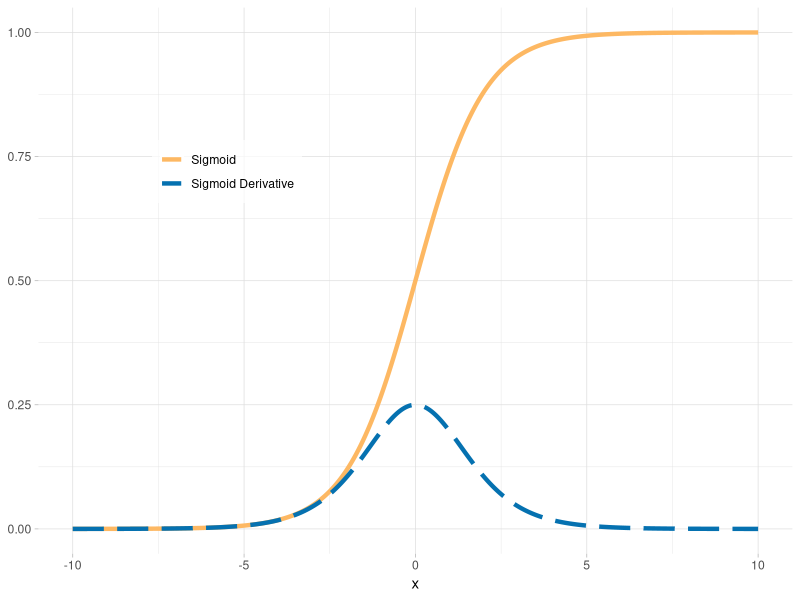
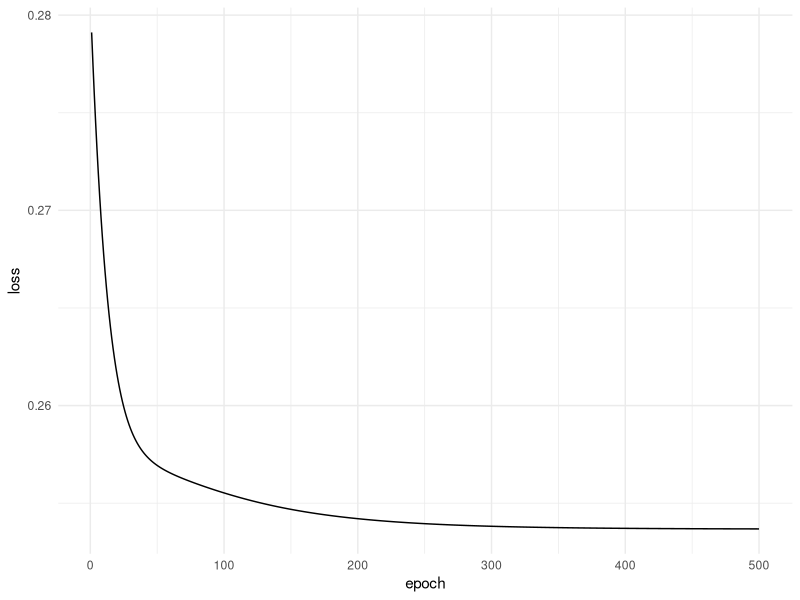

Write the R code that produced these figures, in order. (Note: this script raises an error after producing the figures.)
## ---- chunk 1
library(tidyverse)
rm(list = ls())
## ---- chunk 2
set.seed(2023)

X <- matrix(c(0, 0, 0, 1, 1, 0, 1, 1), ncol = 2, byrow = TRUE) # XOR 연산의 입력값
y <- matrix(c(0, 1, 1, 0), ncol = 1) # XOR 연산의 출력값
## ---- chunk 3
sigmoid <- function(x){
  1/(1+exp(-x))
}
## ---- chunk 4
sigmoid_derivative <- function(x){
  sigmoid(x)*(1-sigmoid(x))
}
## ---- chunk 5
mse_loss <- function(y_true,y_pred){
  mean((y_true - y_pred)**2)
}
## ---- chunk 6
x <-seq(-10,10,0.001)

ggplot() +
  geom_line(data = data.frame(x, sigmoid(x)), 
            aes(x, sigmoid(x), color = "Sigmoid"),
            linewidth = 1.5)+
  geom_line(data = data.frame(x, sigmoid_derivative(x)), 
            aes(x, sigmoid_derivative(x), color = "Sigmoid Derivative"), 
            linetype = 5,linewidth = 1.5)+
  scale_color_manual(values = c("Sigmoid" = "#fdb863", "Sigmoid Derivative" = "#0571b0")) +
  scale_y_continuous(limits = c(0, 1),
                     name = NULL)+
  theme_light()+
  theme(legend.position = c(.25,.7),
        legend.background = element_rect(fill="#FFFFFFb0"),
        panel.border = element_blank())+
  labs(colour=NULL)
## ---- chunk 7
input_size <- 2
output_size <- 1

W1 <- matrix(rnorm(input_size * output_size), nrow = input_size, ncol = output_size)
b1 <- matrix(0, nrow = 4, ncol = output_size)

learning_rate = 0.1
epochs = 500

# 초기화
loss_2 <- numeric()  # 빈 벡터로 손실을 저장

# 학습 시작
for (epoch in 1:epochs) {
  # Forward Pass
  z1 <- X %*% W1 + b1
  a1 <- sigmoid(z1)

  # 손실 계산
  loss <- mse_loss(y, a1)

  # Backward Pass
  da1 <- a1 - y
  dz1 <- da1 * sigmoid_derivative(a1)  # Sigmoid 함수의 미분
  dW1 <- t(X) %*% dz1
  db1 <- sum(dW1)

  # 가중치 업데이트
  W1 <- W1 - learning_rate * dW1
  b1 <- b1 - learning_rate * db1

  loss_2 <- c(loss_2, loss)
}
## ---- chunk 8
print(a1)
## ---- chunk 9
loss_data <- data.frame(epoch = 1:length(loss_2), loss = loss_2)

ggplot(data = loss_data, aes(x = epoch, y = loss)) +
  geom_line() +
  labs(x = "epoch", y = "loss") +
  theme_minimal()
## ---- chunk 10
set.seed(2023)

X <- matrix(c(0, 0, 0, 1, 1, 0, 1, 1), ncol = 2, byrow = TRUE) # XOR 연산의 입력값
y <- matrix(c(0, 1, 1, 0), ncol = 1) # XOR 연산의 출력값

input_size = 2
hidden_size = 3
output_size = 1

W1 <- matrix(rnorm(input_size * hidden_size), nrow = input_size, ncol = hidden_size)
b1 <- matrix(0, nrow = 4, ncol = hidden_size)
W2 <- matrix(rnorm(hidden_size * output_size), nrow = hidden_size, ncol = output_size)
b2 <- matrix(0, nrow = 4, ncol = output_size)

learning_rate = 0.1
epochs = 500

# 초기화
loss_2 <- numeric()  # 빈 벡터로 손실을 저장

# 학습 시작
for (epoch in 1:epochs) {
  # Forward Pass
  z1 <- X %*% W1 + b1
  a1 <- sigmoid(z1)

  z2 <- a1 %*% W2 + b2
  a2 <- sigmoid(z2)

    # 손실 계산
  loss <- mse_loss(y, a2)

  
  da2 <- a2 - cbind(y,y,y)
  dz2 <- da2 * sigmoid_derivative(a2)
  dW2 <- t(a1) %*% dz2
  db2 <- colSums(dz2)
  
  da1 <- dz2 - cbind(y,y)
  dz1 <- da1 * sigmoid_derivative(a1)
  dW1 <- t(X) %*% dz1
  db1 <- colSums(dz1)

  # 가중치 업데이트
  W2 <- W2 - learning_rate * dW2
  b2 <- b2 - learning_rate * db2
  W1 <- W1 - learning_rate * dW1
  b1 <- b1 - learning_rate * db1

  loss_2 <- c(loss_2, loss)
}
## ---- chunk 11
print(a2)
## ---- chunk 12
loss_data <- data.frame(epoch = 1:length(loss_2), loss = loss_2)

ggplot(data = loss_data, aes(x = epoch, y = loss)) +
  geom_line() +
  labs(x = "epoch", y = "loss") +
  theme_minimal()
## ---- chunk 13
set.seed(2023)

X <- matrix(c(0, 0, 0, 1, 1, 0, 1, 1), ncol = 2, byrow = TRUE) # XOR 연산의 입력값
y <- matrix(c(0, 1, 1, 0), ncol = 1) # XOR 연산의 출력값

input_size = 2
hidden_size = 3
hidden_2_size = 3
output_size = 1

W1 <- matrix(rnorm(input_size * hidden_size), nrow = input_size, ncol = hidden_size)
b1 <- matrix(0, nrow = 4, ncol = hidden_size)
W2 <- matrix(rnorm(hidden_size * hidden_2_size), nrow = hidden_size, ncol = hidden_2_size)
b2 <- matrix(0, nrow = 4, ncol = hidden_2_size)
W3 <- matrix(rnorm(hidden_2_size * output_size), nrow = hidden_2_size, ncol = output_size)
b3 <- matrix(0, nrow = 4, ncol = output_size)

learning_rate = 0.1
epochs = 2000

# 초기화
loss_2 <- numeric()  # 빈 벡터로 손실을 저장

# 학습 시작
for (epoch in 1:epochs) {
  # Forward Pass
  z1 <- X %*% W1 + b1
  a1 <- sigmoid(z1)

  z2 <- a1 %*% W2 + b2
  a2 <- sigmoid(z2)
  
  z3 <- a2 %*% W3 + b3
  a3 <- sigmoid(z3)
  # 손실 계산
  loss <- mse_loss(y, a3)

  # Backward Pass
  da3 <- a3 - y
  dz3 <- da3 * sigmoid_derivative(a3)
  dW3 <- t(a2) %*% dz3
  db3 <- sum(dz3)
  
  da2 <- a2 - cbind(y,y,y)
  dz2 <- da2 * sigmoid_derivative(a2)
  dW2 <- t(a1) %*% dz2
  db2 <- colSums(dz2)
  
  da1 <- dz2 - cbind(y,y,y)
  dz1 <- da1 * sigmoid_derivative(a1)
  dW1 <- t(X) %*% dz1
  db1 <- colSums(dz1)

  # 가중치 업데이트
  W3 <- W3 - learning_rate * dW3
  b3 <- b3 - learning_rate * db3
  W2 <- W2 - learning_rate * dW2
  b2 <- b2 - learning_rate * db2
  W1 <- W1 - learning_rate * dW1
  b1 <- b1 - learning_rate * db1
  

  loss_2 <- c(loss_2, loss)
}
## ---- chunk 14
print(a3)
## ---- chunk 15
loss_data <- data.frame(epoch = 1:length(loss_2), loss = loss_2)

ggplot(data = loss_data, aes(x = epoch, y = loss)) +
  geom_line() +
  labs(x = "epoch", y = "loss") +
  theme_minimal()
